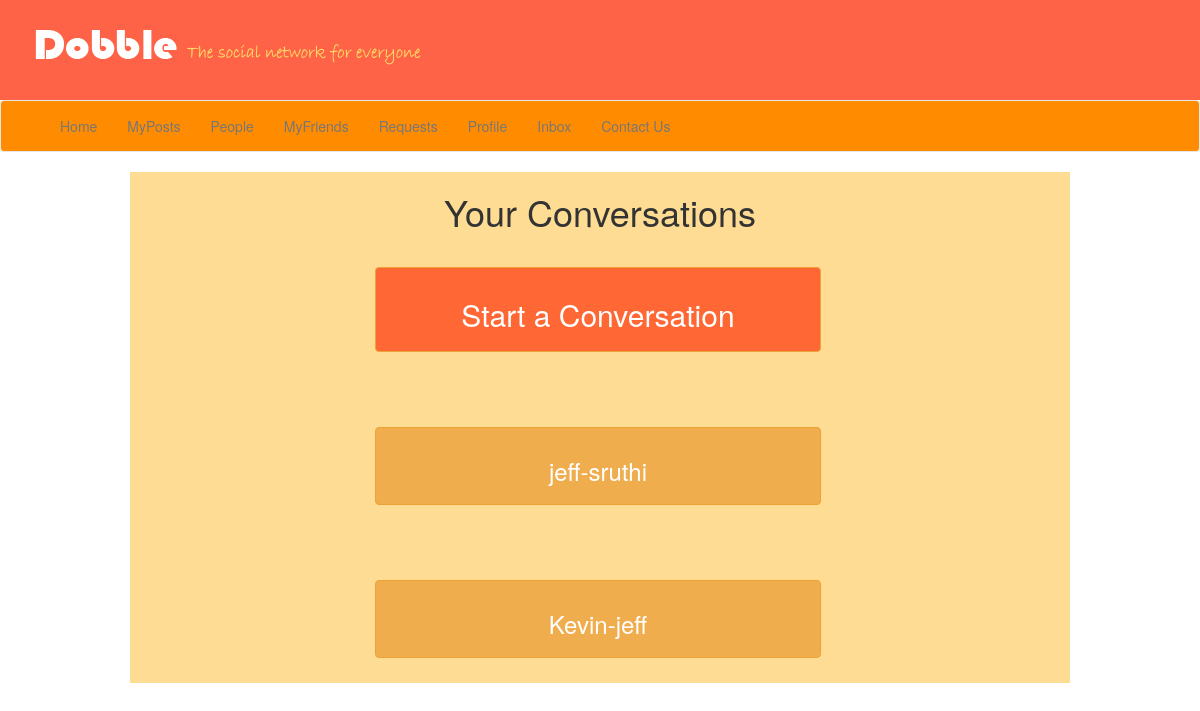
Page /posts/inbox/ (signed in) on the committed database.
### posts/models.py (models this page shows, shortened)
class ThreadModel(AbstractClass):
    user = models.ForeignKey(Profile, on_delete=models.CASCADE, related_name='threaduser')
    receiver = models.ForeignKey(Profile, on_delete=models.CASCADE, related_name='threadreceiver')
    class Meta:
        ordering = ['-created']

### socialapp/models.py (models this page shows)
class Profile(AbstractClass):
    MALE = 'male'
    FEMALE = 'female'
    TRANSGENDER = 'transgender'
    OTHERS = 'others'
    GENDER_CHOICES = [
        (MALE, 'Male'),
        (FEMALE, 'Female'),
        (TRANSGENDER, 'Transgender'),
        (OTHERS, 'Others'),
    ]
    user = models.OneToOneField(User, on_delete=models.CASCADE)
    bio = models.TextField(default="no bio ...", max_length=300)
    gender = models.CharField(max_length=100, choices=GENDER_CHOICES, null=True)
    image = models.ImageField(upload_to='avatar', default="avatar/default.png")
    friends = models.ManyToManyField(User, related_name='friends')
    class Meta:
        ordering = ['-created']
    def __str__(self):
        return self.user.first_name

### posts/views.py (the view)
# urls.py: path('inbox/', views.ListThreads.as_view(), name='inbox'),
@method_decorator(signin_required, name="dispatch")
class ListThreads(View):
    def get(self, request, *args, **kwargs):
        threads = ThreadModel.objects.filter(Q(user=request.user.profile) | Q(receiver=request.user.profile))
        context = {
            'threads': threads
        }
        return render(request, 'inbox.html', context)

### Templates/inbox.html
{% extends 'base.html' %}
{%block body_block%}
<div class="container">
    <div class="row">
        <div class="col-md-12 p-5">
           <h1>Your Conversations</h1>
        </div>
    </div>
    <div class="row">
        <div class="col-md-12 p-5">
          <form method="GET" action="{% url 'create-thread' %}">
              <button class="btn btn-warning p-3" id="convbt" type="submit"><h2>Start a Conversation</h2></button>
          </form>
        </div>
    </div>
    <div class="row mb-3 p-2">
       {% for thread in threads.all %}
        <div class="card col-md-12 p-5 shadow-sm">
          <button type="button" class="btn btn-warning" id="convbtn"><a  href="{% url 'thread' thread.pk %}"><h3>{{thread.user}}-{{ thread.receiver }}</h3></a></button>
        </div>
           {% endfor %}
    </div>
</div>
{% endblock%}

### static/main/css/style.css (style rules this page uses)
a { color: white; }
.row { background:rgb(255,220,148); }

### Templates/base.html (style rules this page uses)
h1 { text-align:center; }
.row { margin-left:100px; margin-right:100px; }
#convbt { margin-left:230px; width:49%; padding:10px; margin-top:25px; background-color:rgb(255,103,52); margin-bottom:25px; }
#convbtn { margin-left:230px; width:49%; padding:10px; margin-top:50px; margin-bottom:25px; }
h3 { text-align:center; }

### rows in the picture
ThreadModel: user "jeff", receiver "sruthi"
ThreadModel: user "Kevin", receiver "jeff"
